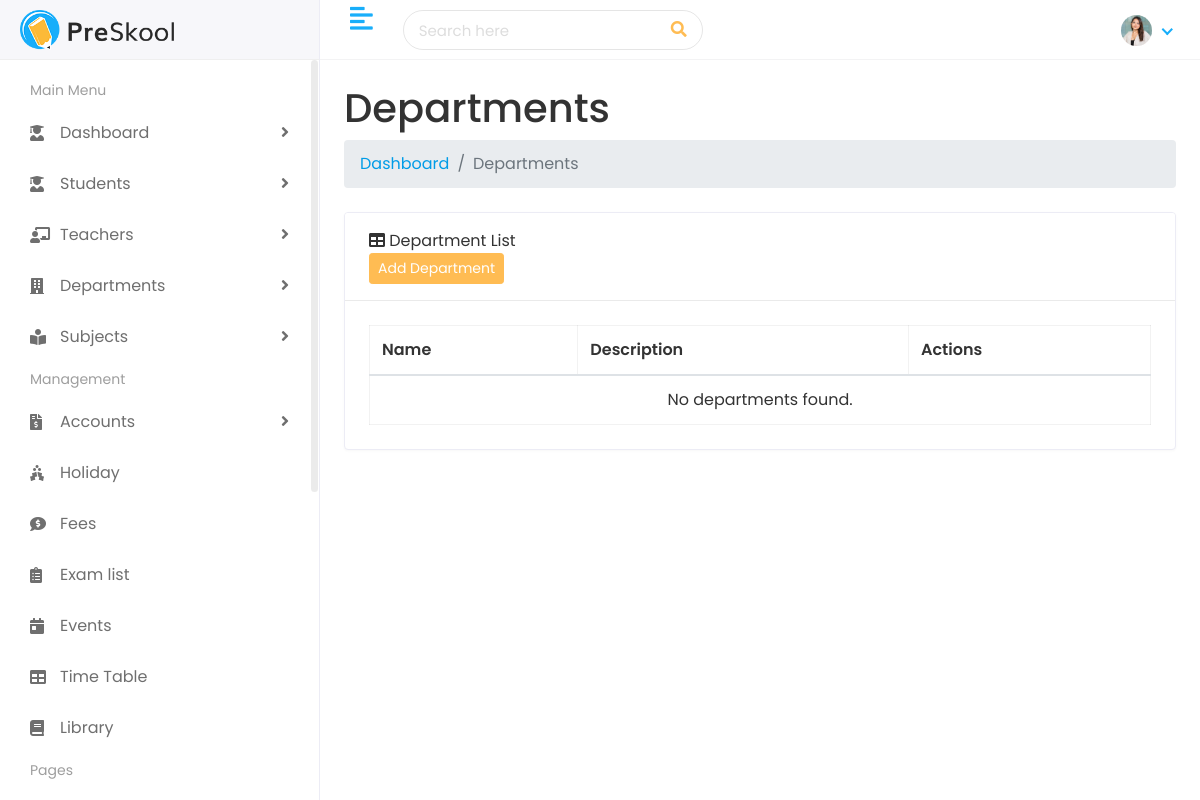
Before: /departments/list/ (signed in) with the older database file.
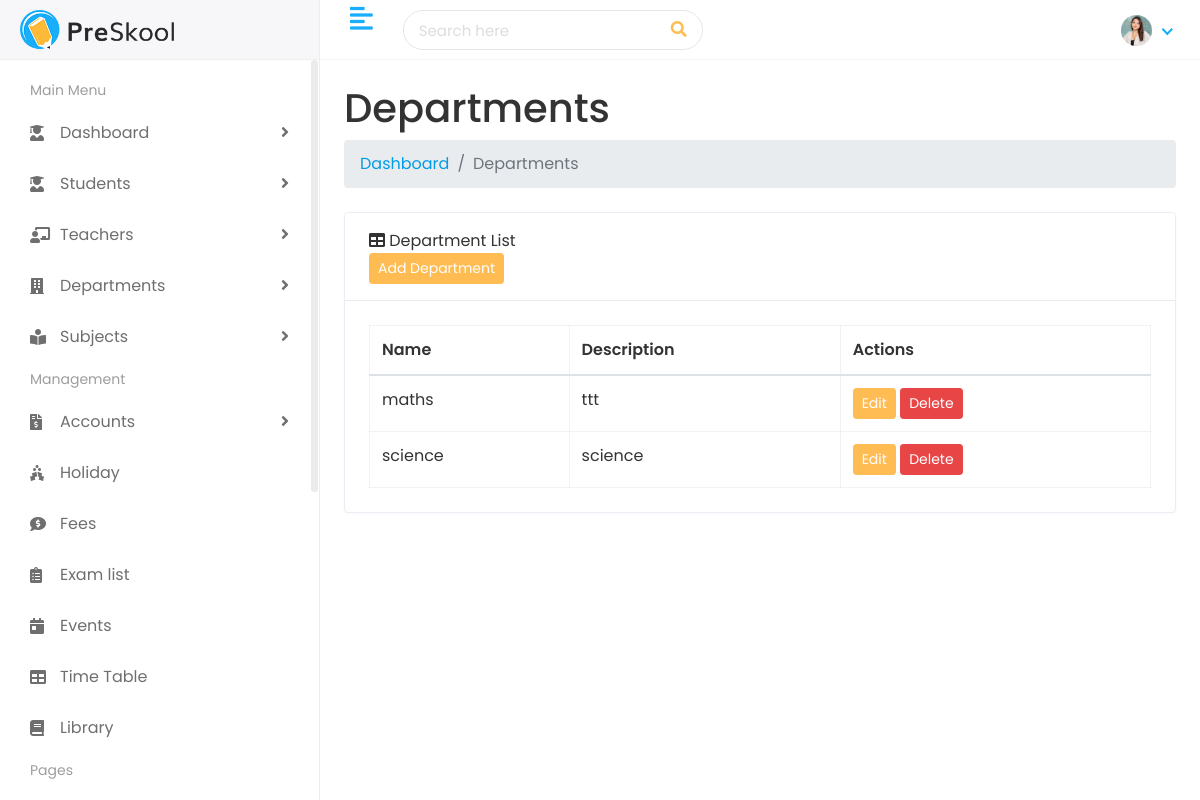
After: the same page with the newer database file.
### school/models.py (models this page shows, shortened)
class Department(models.Model):
    name = models.CharField(max_length=200, unique=True)
    description = models.TextField(blank=True, null=True)
    slug = models.SlugField(max_length=255, unique=True, blank=True, null=True)
    created_at = models.DateTimeField(auto_now_add=True)
    updated_at = models.DateTimeField(auto_now=True)

### school/views.py (the view)
# urls.py: path('departments/list/', views.department_list, name='department_list'),
@login_required
def department_list(request):
    departments = Department.objects.all().order_by('name')
    return render(request, 'department/department_list.html', {'departments': departments})

### templates/department/department_list.html (shortened to what this page needs)
{% extends 'Home/base.html' %}
{% load static %}
{% block content %}
<div class="container-fluid px-4">
    <h1 class="mt-4">Departments</h1>
    <ol class="breadcrumb mb-4">
        <li class="breadcrumb-item"><a href="{% url 'dashboard' %}">Dashboard</a></li>
        <li class="breadcrumb-item active">Departments</li>
    </ol>
    <div class="card mb-4">
        <div class="card-header">
            <i class="fas fa-table me-1"></i>
            Department List
            <div class="float-end">
                <a href="{% url 'add_department' %}" class="btn btn-primary btn-sm">Add Department</a>
            </div>
        </div>
        <div class="card-body">
            <table id="datatablesSimple" class="table table-bordered">
                <thead>
                    <tr>
                        <th>Name</th>
                        <th>Description</th>
                        <th>Actions</th>
                    </tr>
                </thead>
                <tbody>
                    {% for department in departments %}
                    <tr>
                        <td>{{ department.name }}</td>
                        <td>{{ department.description }}</td>
                        <td>
                            <a href="{% url 'edit_department' department.slug %}" class="btn btn-primary btn-sm">Edit</a>
                            <form action="{% url 'delete_department' department.slug %}" method="POST" style="display:inline;">
                                <button type="submit" class="btn btn-danger btn-sm" onclick="return confirm('Are you sure you want to delete {{ department.name }}?');">Delete</button>
                            </form>
                        </td>
                    </tr>
                    {% empty %}
                    <tr>
                        <td colspan="3" class="text-center">No departments found.</td>
                    </tr>
                    {% endfor %}
                </tbody>
            </table>
        </div>
    </div>
</div>
{% endblock %}

Changed rows visible on the page:
added Department: name "maths", description "ttt"
added Department: name "science", description "science"
Other visible differences:
text no longer shown: "No departments found."
